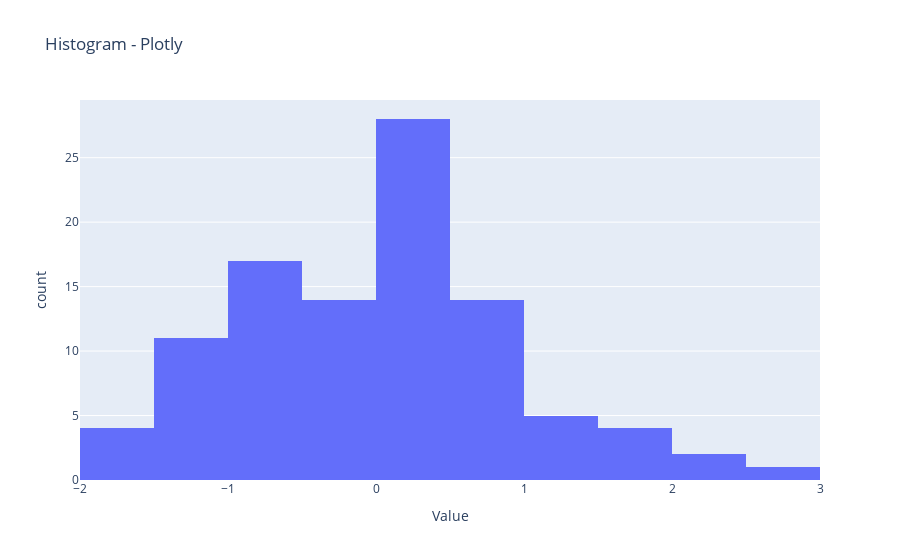

Write notebook code for a chart like this one.
### Code cell
#-----------------Question 1-----------------------
import numpy as np
import matplotlib.pyplot as plt
import seaborn as sns
import plotly.express as px

np.random.seed(42)

data = np.random.randn(100)
data = np.random.normal(0, 1, size=int(100))
# Matplotlib
plt.figure(figsize=(4, 3))
plt.hist(data, bins=20, color='skyblue', edgecolor='black')
plt.title('Histogram - Matplotlib')
plt.xlabel('Value')
plt.ylabel('Frequency')
plt.show()

# Seaborn
plt.figure(figsize=(4,3))
sns.histplot(data, bins=20, color='skyblue')
plt.title('Histogram - Seaborn')
plt.xlabel('Value')
plt.ylabel('Frequency')
plt.show()

# Plotly
fig = px.histogram(x=data, nbins=20, labels={'x': 'Value', 'y': 'Frequency'},
                   title='Histogram - Plotly')
fig.show()

### Figure 1 — Plotly figure (JSON) as saved in the notebook; plotly's stock layout.template omitted (floating-point values rounded to 4 significant figures)
{"data": [{"alignmentgroup": "True", "bingroup": "x", "hovertemplate": "Value=%{x}<br>count=%{y}<extra></extra>", "legendgroup": "", "marker": {"color": "#636efa", "pattern": {"shape": ""}}, "name": "", "nbinsx": 20, "offsetgroup": "", "orientation": "v", "showlegend": false, "type": "histogram", "x": [-1.415, -0.4206, -0.3427, -0.8023, -0.1613, 0.4041, 1.886, 0.1746, 0.2576, -0.07445, -1.919, -0.02651, 0.06023, 2.463, -0.1924, 0.3015, -0.03471, -1.169, 1.143, 0.7519, 0.791, -0.9094, 1.403, -1.402, 0.5869, 2.19, -0.9905, -0.5663, 0.09965, -0.5035, -1.551, 0.06856, -1.062, 0.4736, -0.9194, 1.55, -0.7833, -0.3221, 0.8135, -1.231, 0.2275, 1.307, -1.607, 0.1846, 0.2599, 0.7818, -1.237, -1.32, 0.5219, 0.297, 0.2505, 0.3464, -0.68, 0.2323, 0.2931, -0.7144, 1.866, 0.4738, -1.191, 0.6566, -0.9747, 0.7871, 1.159, -0.8207, 0.9634, 0.4128, 0.8221, 1.897, -0.2454, -0.7537, -0.8895, -0.8158, -0.0771, 0.3412, 0.2767, 0.8272, 0.013, 1.454, -0.2647, 2.72, 0.6257, -0.8572, -1.071, 0.4825, -0.2235, 0.714, 0.4732, -0.07283, -0.8468, -1.515, -0.4465, 0.8564, 0.2141, -1.246, 0.1732, 0.3853, -0.8839, 0.1537, 0.05821, -1.143], "xaxis": "x", "yaxis": "y"}], "layout": {"barmode": "relative", "legend": {"tracegroupgap": 0}, "title": {"text": "Histogram - Plotly"}, "xaxis": {"anchor": "y", "domain": [0, 1], "title": {"text": "Value"}}, "yaxis": {"anchor": "x", "domain": [0, 1], "title": {"text": "count"}}}}
